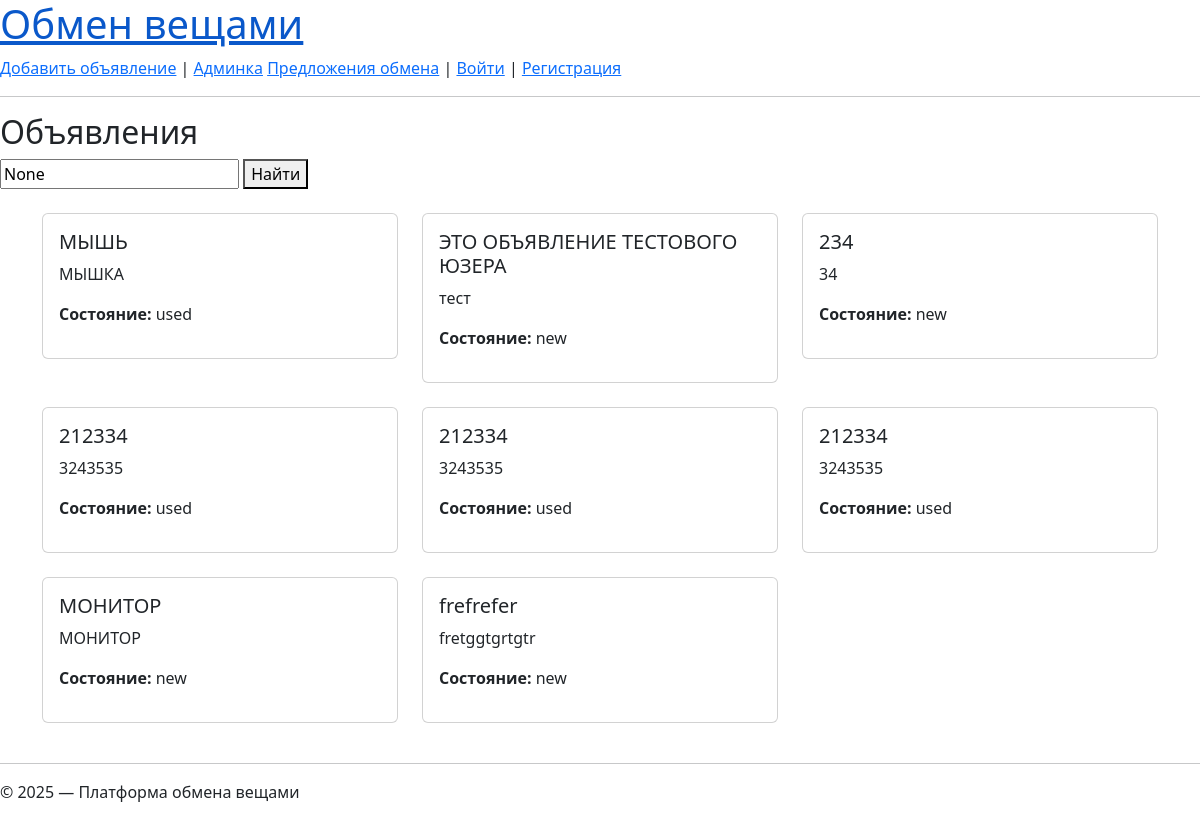
The app's page /, older data.
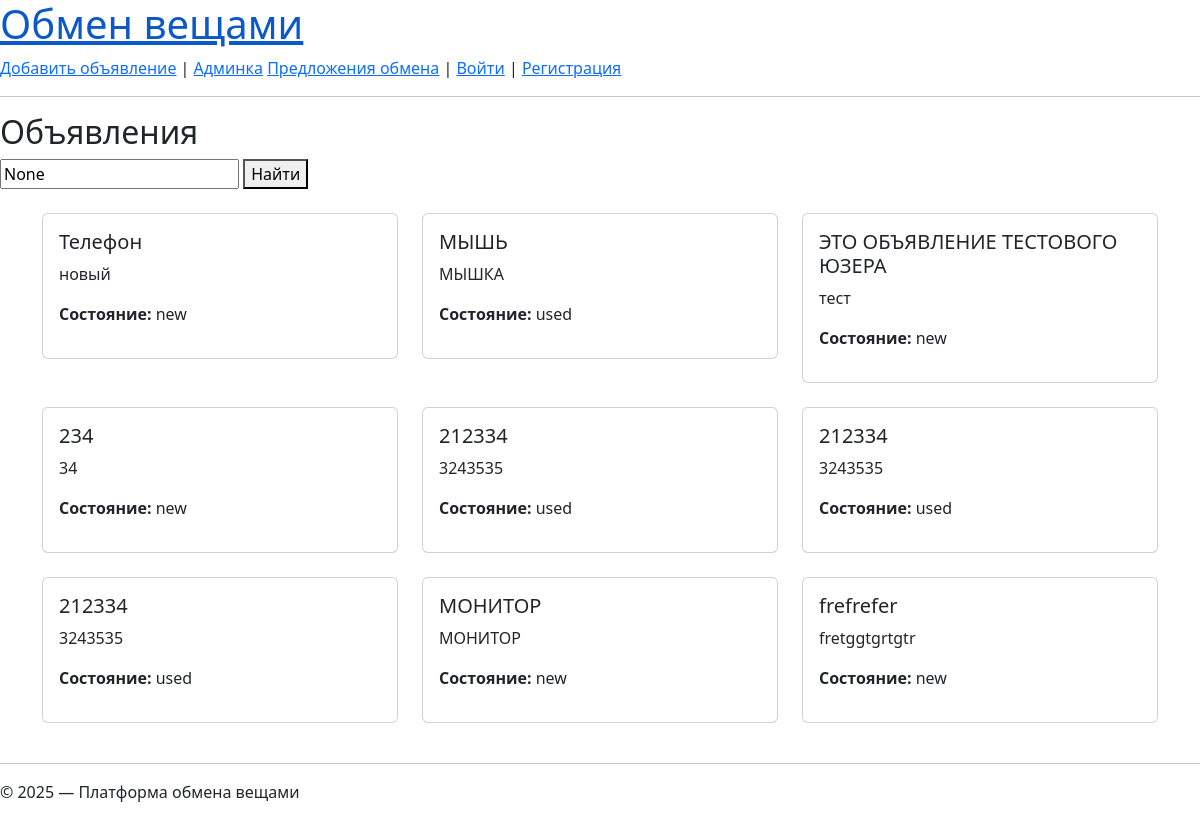
The same page, newer data.
### ads/models.py (models this page shows, shortened)
class Ad(models.Model):
    CONDITION_CHOICES = [
        ('new', 'Новый'),
        ('used', 'Б/у'),
    ]
    user = models.ForeignKey(User, on_delete=models.CASCADE)
    title = models.CharField(max_length=100)
    description = models.TextField()
    category = models.CharField(max_length=60)
    condition = models.CharField(max_length=10, choices=CONDITION_CHOICES)
    created_at = models.DateTimeField(auto_now_add=True)
    image = models.ImageField(upload_to='ad_images/', blank=True, null=True)

### ads/views.py (the view)
# urls.py: path('', views.ads_list, name='ads_list'),
def ads_list(request):
    query = request.GET.get('q')
    if query:
        ads = Ad.objects.filter(title__icontains=query)
    else:
        ads = Ad.objects.all().order_by('-created_at')
    if request.user.is_authenticated:
        user_ads = Ad.objects.filter(user=request.user)
    else:
        user_ads = None
    return render(request, 'ads/ads_list.html', {'ads': ads, 'user_ads': user_ads, 'query': query})

### ads/templates/ads/ads_list.html (shortened to what this page needs)
{% extends 'base.html' %}
{% block content %}
  <h2>Объявления</h2>
  <form method="get" action="{% url 'ads_list' %}">
  <input type="text" name="q" placeholder="Поиск по названию" value="{{ query }}">
  <button type="submit">Найти</button>
  </form>
<div class="container mt-4">
  <div class="row">
    {% for ad in ads %}
      <div class="col-md-4">
        <div class="card mb-4">
          <div class="card-body">
            <h5 class="card-title">{{ ad.title }}</h5>
            <p class="card-text">{{ ad.description|truncatechars:100 }}</p>
            <p><strong>Состояние:</strong> {{ ad.condition }}</p>
          </div>
        </div>
      </div>
    {% empty %}
      <p>Объявлений пока нет.</p>
    {% endfor %}
  </div>
</div>
{% endblock %}

Row changes from the older to the newer data that the page shows:
added Ad: title "Телефон", description "новый", condition "new"
